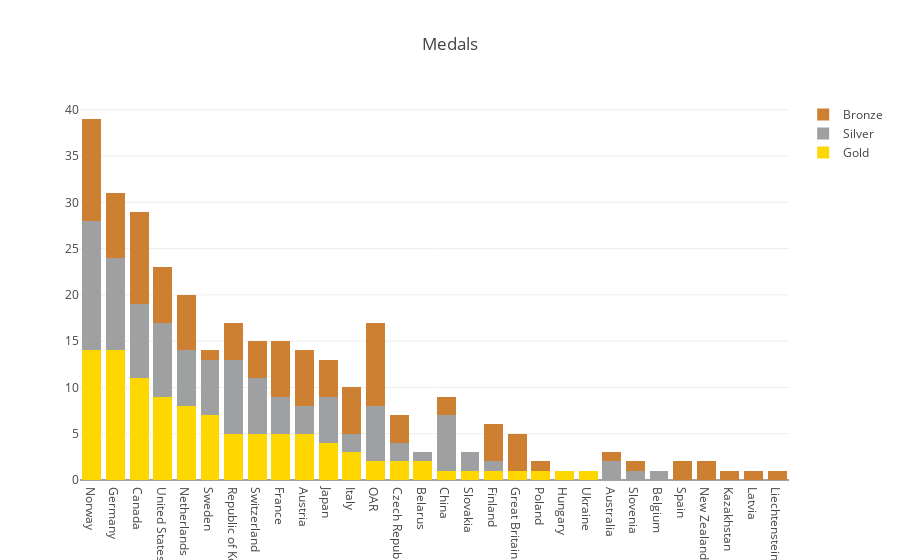

Notebook code cell kept with this figure:
### Code cell
iplot(bar,filename = 'basic-bar')

### Figure 1 — Plotly figure (JSON) as saved in the notebook; plotly's stock layout.template omitted (floating-point values rounded to 4 significant figures)
{"data": [{"marker": {"color": "#FFD700"}, "name": "Gold", "type": "bar", "x": ["Norway", "Germany", "Canada", "United States", "Netherlands", "Sweden", "Republic of Korea", "Switzerland", "France", "Austria", "Japan", "Italy", "OAR", "Czech Republic", "Belarus", "China", "Slovakia", "Finland", "Great Britain", "Poland", "Hungary", "Ukraine", "Australia", "Slovenia", "Belgium", "Spain", "New Zealand", "Kazakhstan", "Latvia", "Liechtenstein"], "y": [14, 14, 11, 9, 8, 7, 5, 5, 5, 5, 4, 3, 2, 2, 2, 1, 1, 1, 1, 1, 1, 1, 0, 0, 0, 0, 0, 0, 0, 0]}, {"marker": {"color": "#9EA0A1"}, "name": "Silver", "type": "bar", "x": ["Norway", "Germany", "Canada", "United States", "Netherlands", "Sweden", "Republic of Korea", "Switzerland", "France", "Austria", "Japan", "Italy", "OAR", "Czech Republic", "Belarus", "China", "Slovakia", "Finland", "Great Britain", "Poland", "Hungary", "Ukraine", "Australia", "Slovenia", "Belgium", "Spain", "New Zealand", "Kazakhstan", "Latvia", "Liechtenstein"], "y": [14, 10, 8, 8, 6, 6, 8, 6, 4, 3, 5, 2, 6, 2, 1, 6, 2, 1, 0, 0, 0, 0, 2, 1, 1, 0, 0, 0, 0, 0]}, {"marker": {"color": "#CD7F32"}, "name": "Bronze", "type": "bar", "x": ["Norway", "Germany", "Canada", "United States", "Netherlands", "Sweden", "Republic of Korea", "Switzerland", "France", "Austria", "Japan", "Italy", "OAR", "Czech Republic", "Belarus", "China", "Slovakia", "Finland", "Great Britain", "Poland", "Hungary", "Ukraine", "Australia", "Slovenia", "Belgium", "Spain", "New Zealand", "Kazakhstan", "Latvia", "Liechtenstein"], "y": [11, 7, 10, 6, 6, 1, 4, 4, 6, 6, 4, 5, 9, 3, 0, 2, 0, 4, 4, 1, 0, 0, 1, 1, 0, 2, 2, 1, 1, 1]}], "layout": {"barmode": "stack", "title": "Medals"}}
